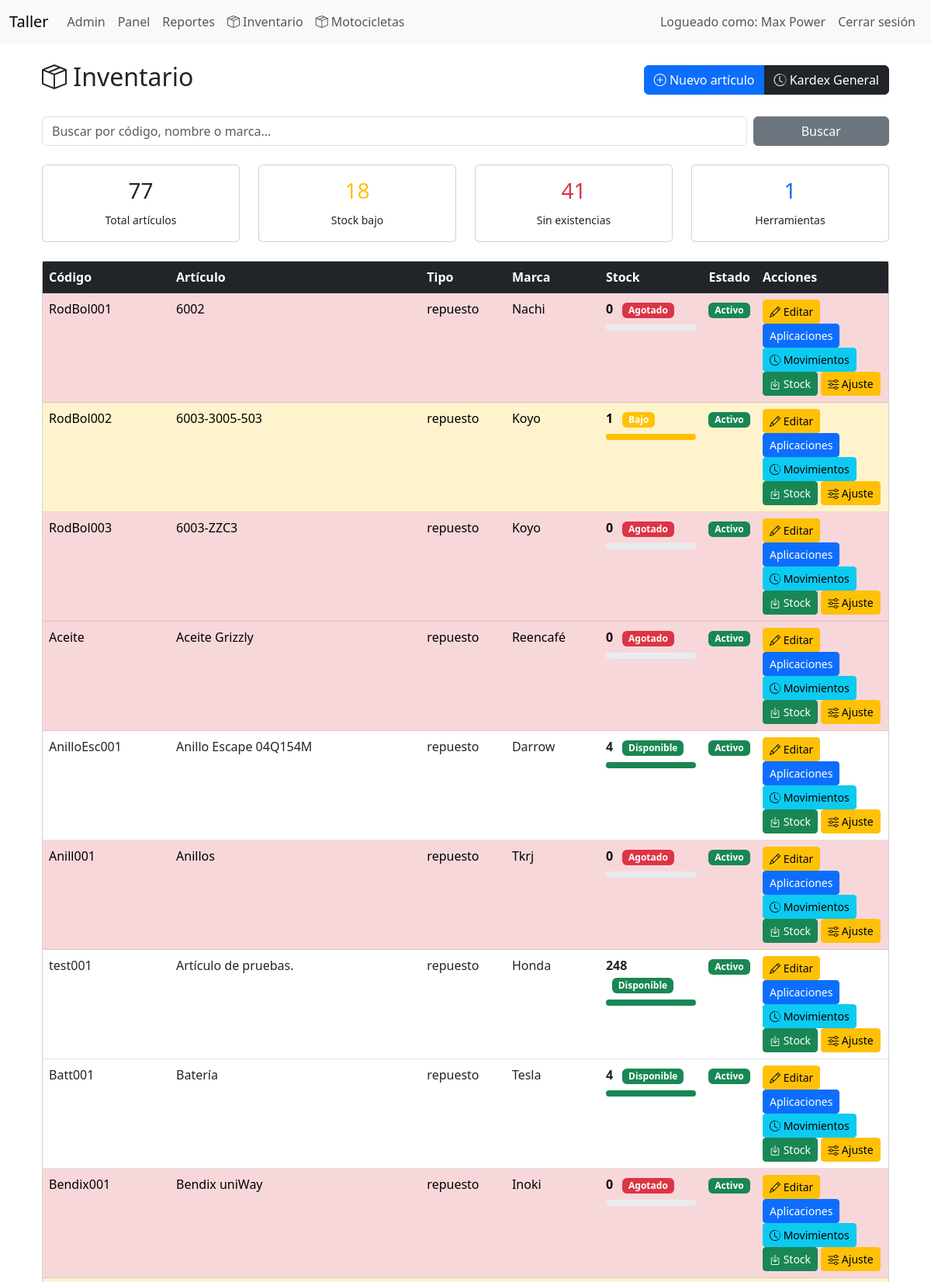
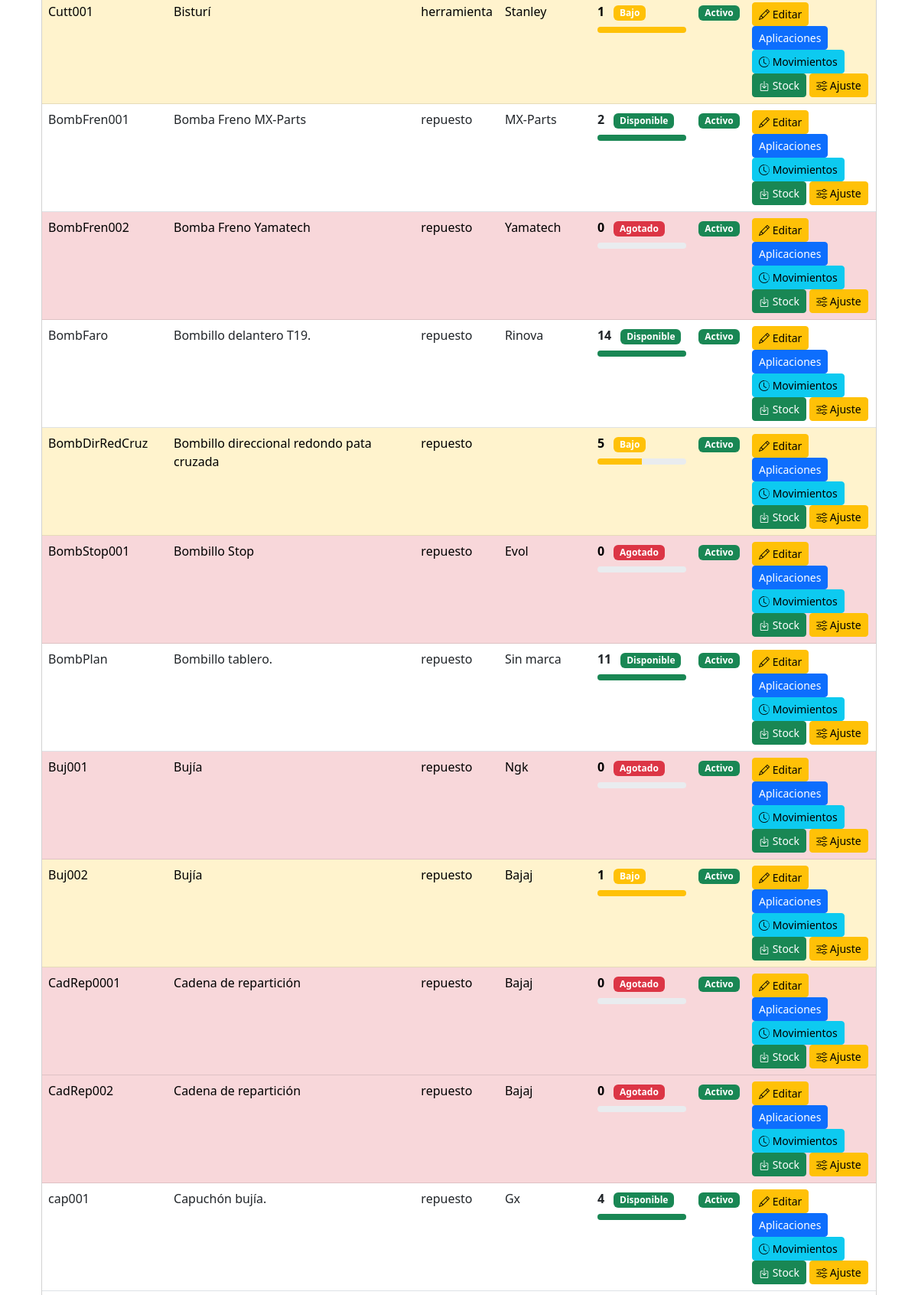
Page /index.php?controller=inventory&action=index (signed in, upper part) on the committed database (2 pictures, top to bottom).
### tables this page shows
CREATE TABLE `partes` (
  `id` int(11) NOT NULL,
  `codigo` varchar(60) NOT NULL,
  `categoria_id` int(11) DEFAULT NULL,
  `tipo` enum('repuesto','insumo','herramienta') NOT NULL DEFAULT 'repuesto',
  `nombre` varchar(150) NOT NULL,
  `marca` varchar(100) DEFAULT NULL,
  `fabricante_repuesto_id` int(11) DEFAULT NULL,
  `numero_parte` varchar(100) DEFAULT NULL,
  `created_by` int(11) DEFAULT NULL,
  `unidad` enum('Unidad','Juego','Par','Litro','Mililitro','Kilogramo','Gramo','Metro','Centimetro') NOT NULL DEFAULT 'Unidad',
  `stock_actual` decimal(12,2) NOT NULL DEFAULT 0.00,
  `stock_reservado` decimal(12,2) NOT NULL DEFAULT 0.00,
  `stock_minimo` decimal(12,2) NOT NULL DEFAULT 0.00,
  `costo` decimal(10,2) NOT NULL DEFAULT 0.00,
  `precio_venta` decimal(10,2) NOT NULL DEFAULT 0.00,
  `ubicacion` varchar(120) DEFAULT NULL,
  `codigo_barras` varchar(100) DEFAULT NULL,
  `imagen` varchar(255) DEFAULT NULL,
  `activo` tinyint(1) NOT NULL DEFAULT 1,
  `created_at` datetime NOT NULL DEFAULT current_timestamp(),
  `updated_at` datetime NOT NULL DEFAULT current_timestamp() ON UPDATE current_timestamp()
);

### app/controllers/BaseController.php (called while the page is built, shortened)
<?php
abstract class BaseController
{
    protected function render(string $view, array $data = []): void
    {
        extract($data);
        require __DIR__ . '/../views/layouts/header.php';
        require __DIR__ . '/../views/' . $view . '.php';
        require __DIR__ . '/../views/layouts/footer.php';
    }
}

### app/controllers/InventoryController.php (called while the page is built, shortened)
<?php
class InventoryController extends BaseController
{
    private Part $partModel;
    public function __construct(PDO $pdo)
    {
        $this->partModel = new Part($pdo);
    }
    public function index(): void
    {
        $search = trim($_GET['q'] ?? '');
        $stats = $this->partModel->getStatistics();
        if ($search !== '') {
            $parts = $this->partModel->search($search);
        } else {
            $parts = $this->partModel->all();
        }
        $this->render(
            'inventory/index',
            [
                'parts'  => $parts,
                'search' => $search,
                'stats'  => $stats,
                'title'  => 'Inventario'
            ]
        );
    }
}

### app/models/BaseModel.php (called while the page is built, shortened)
<?php
class BaseModel
{
    public function __construct(PDO $pdo)
    {
        $this->db = $pdo;
    }
}

### app/models/Part.php (called while the page is built, shortened)
<?php
class Part extends BaseModel
{
    public function all(): array
    {
        $sql = "
            SELECT
                p.*,
                c.nombre AS categoria
            FROM partes p
            LEFT JOIN categorias_partes c
                ON c.id = p.categoria_id
            ORDER BY p.activo DESC,
         p.nombre ASC
        ";
        return $this->db->query($sql)->fetchAll(PDO::FETCH_ASSOC);
    }
    public function getStatistics(): array
    {
        $stmt = $this->db->query("
        SELECT
            COUNT(*) AS total,
            SUM(
                CASE
                    WHEN stock_actual <= stock_minimo
                    AND stock_actual > 0
                    THEN 1
                    ELSE 0
                END
            ) AS stock_bajo,
            SUM(
                CASE
                    WHEN stock_actual <= 0
                    THEN 1
                    ELSE 0
                END
            ) AS agotados,
            SUM(
                CASE
                    WHEN tipo = 'herramienta'
                    THEN 1
                    ELSE 0
                END
            ) AS herramientas,
            COALESCE(SUM(stock_actual * costo),0) AS valor_compra,
            COALESCE(SUM(stock_actual * precio_venta),0) AS valor_venta,
            COALESCE(SUM(stock_actual),0) AS unidades
        FROM partes
        WHERE activo = 1
    ");
        return $stmt->fetch(PDO::FETCH_ASSOC);
    }
}

### app/views/inventory/index.php (the view, shortened to what this page needs)
<link href="https://cdn.jsdelivr.net/npm/bootstrap@5.3.0-alpha1/dist/css/bootstrap.min.css" rel="stylesheet">
<div class="container mt-4">
    <div class="d-flex justify-content-between align-items-center mb-4">
        <h2>
            <i class="bi bi-box-seam"></i>
            Inventario
        </h2>
<div class="btn-group">
    <a href="index.php?controller=inventory&action=create"
    class="btn btn-primary">
    <i class="bi bi-plus-circle"></i>
    Nuevo artículo
</a>
<a
    href="index.php?controller=inventory&action=kardex"
    class="btn btn-dark">
    <i class="bi bi-clock-history"></i>
    Kardex General
</a>
</div>
    </div>
    <form method="GET" class="row g-2 mb-4">
        <div class="col-md-10">
            <input
                type="text"
                class="form-control"
                name="q"
                placeholder="Buscar por código, nombre o marca..."
                value="<?= htmlspecialchars($_GET['q'] ?? '') ?>">
        </div>
        <div class="col-md-2 d-grid">
            <button class="btn btn-secondary">
                Buscar
            </button>
        </div>
    </form>
    <div class="row mb-4">
        <div class="col-md-3">
            <div class="card text-center">
                <div class="card-body">
                    <h3><?= $stats['total'] ?></h3>
                    <small>Total artículos</small>
                </div>
            </div>
        </div>
        <div class="col-md-3">
            <div class="card text-center">
                <div class="card-body">
                    <h3 class="text-warning">
                        <?= $stats['stock_bajo'] ?>
                    </h3>
                    <small>Stock bajo</small>
                </div>
            </div>
        </div>
        <div class="col-md-3">
            <div class="card text-center">
                <div class="card-body">
                    <h3 class="text-danger">
                        <?= $stats['agotados'] ?>
                    </h3>
                    <small>Sin existencias</small>
                </div>
            </div>
        </div>
        <div class="col-md-3">
            <div class="card text-center">
                <div class="card-body">
                    <h3 class="text-primary">
                        <?= $stats['herramientas'] ?>
                    </h3>
                    <small>Herramientas</small>
                </div>
            </div>
        </div>
    </div>
    <div class="card">
        <div class="card-body p-0">
            <table class="table table-hover mb-0">
                <thead class="table-dark">
                    <tr>
                        <th>Código</th>
                        <th>Artículo</th>
                        <th>Tipo</th>
                        <th>Marca</th>
                        <th>Stock</th>
                        <th>Estado</th>
                        <th width="170">Acciones</th>
                    </tr>
                </thead>
                <tbody>
                    <?php if (empty($parts)): ?>
                        <tr>
                            <td colspan="7" class="text-center p-4 text-muted">
                                No hay artículos registrados.
                            </td>
                        </tr>
                    <?php else: ?>
                        <?php foreach ($parts as $part): ?>
                            <?php
                            $rowClass = '';
                            if ($part['stock_actual'] <= 0) {
                                $rowClass = 'table-danger';
                            } elseif ($part['stock_actual'] <= $part['stock_minimo']) {
                                $rowClass = 'table-warning';
                            }
                            ?>
                            <tr class="<?= $rowClass ?>">
                                <td><?= htmlspecialchars($part['codigo']) ?></td>
                                <td><?= htmlspecialchars($part['nombre']) ?></td>
                                <td><?= htmlspecialchars($part['tipo']) ?></td>
                                <td><?= htmlspecialchars($part['marca']) ?></td>
                                <td>
                                    <?php
                                    $stock = (float)$part['stock_actual'];
                                    $minimo = max(1, (float)$part['stock_minimo']);
                                    if ($stock <= 0) {
                                        $color = 'danger';
                                        $texto = 'Agotado';
                                        $porcentaje = 0;
                                    } elseif ($stock <= $part['stock_minimo']) {
                                        $color = 'warning';
                                        $texto = 'Bajo';
                                        $porcentaje = min(100, ($stock / $minimo) * 100);
                                    } else {
                                        $color = 'success';
                                        $texto = 'Disponible';
                                        $porcentaje = 100;
                                    }
                                    ?>
                                    <strong>
                                        <?= $stock ?>
                                    </strong>
                                    <span class="badge bg-<?= $color ?> ms-2">
                                        <?= $texto ?>
                                    </span>
                                    <div class="progress mt-2" style="height:8px;">
                                        <div
                                            class="progress-bar bg-<?= $color ?>"
                                            role="progressbar"
                                            style="width: <?= $porcentaje ?>%">
                                        </div>
                                    </div>
                                </td>
                                <td>
                                    <?php if ($part['activo']): ?>
                                        <span class="badge bg-success">
                                            Activo
                                        </span>
                                    <?php else: ?>
                                        <span class="badge bg-danger">
                                            Inactivo
                                        </span>
                                    <?php endif; ?>
                                </td>
                                <td>
                                    <a
                                        href="index.php?controller=inventory&action=edit&id=<?= $part['id'] ?>"
                                        class="btn btn-sm btn-warning">
                                        <i class="bi bi-pencil"></i>
                                        Editar
                                    </a>
                                    <a
                                        href="index.php?controller=inventory&action=applications&id=<?= $part['id'] ?>"
                                        class="btn btn-sm btn-primary">
                                        Aplicaciones
</a>
                                    <a
                                        href="index.php?controller=inventory&action=movements&id=<?= $part['id'] ?>"
                                        class="btn btn-sm btn-info">
                                        <i class="bi bi-clock-history"></i>
                                        Movimientos
                                    </a>
                                    <a
                                        href="index.php?controller=inventory&action=addStock&id=<?= $part['id'] ?>"
                                        class="btn btn-success btn-sm">
                                        <i class="bi bi-box-arrow-in-down"></i>
                                        Stock
                                    </a>
                                    <a
                                        href="index.php?controller=inventory&action=adjustStock&id=<?= $part['id'] ?>"
                                        class="btn btn-warning btn-sm">
                                        <i class="bi bi-sliders"></i>
                                        Ajuste
                                    </a>
                                </td>
                            </tr>
                        <?php endforeach; ?>
                    <?php endif; ?>
                </tbody>
            </table>
        </div>
    </div>
</div>

### public/css/style.css (style rules this page uses)
body { padding-bottom: 40px; }

### rows in the picture
partes: codigo "RodBol001", nombre "6002", tipo "repuesto", marca "Nachi", stock_actual "0", stock_actual "Agotado", activo "Activo"
partes: codigo "RodBol002", nombre "6003-3005-503", tipo "repuesto", marca "Koyo", stock_actual "1", texto "Bajo", activo "Activo"
partes: codigo "RodBol003", nombre "6003-ZZC3", tipo "repuesto", marca "Koyo", stock_actual "0", stock_actual "Agotado", activo "Activo"
partes: codigo "Aceite", nombre "Aceite Grizzly", tipo "repuesto", marca "Reencafé", stock_actual "0", stock_actual "Agotado", activo "Activo"
partes: codigo "AnilloEsc001", nombre "Anillo Escape 04Q154M", tipo "repuesto", marca "Darrow", stock_actual "4", texto "Disponible", activo "Activo"
partes: codigo "Anill001", nombre "Anillos", tipo "repuesto", marca "Tkrj", stock_actual "0", stock_actual "Agotado", activo "Activo"
partes: codigo "test001", nombre "Artículo de pruebas.", tipo "repuesto", marca "Honda", stock_actual "248", texto "Disponible", activo "Activo"
partes: codigo "Batt001", nombre "Batería", tipo "repuesto", marca "Tesla", stock_actual "4", texto "Disponible", activo "Activo"
partes: codigo "Bendix001", nombre "Bendix uniWay", tipo "repuesto", marca "Inoki", stock_actual "0", stock_actual "Agotado", activo "Activo"
partes: codigo "Cutt001", nombre "Bisturí", tipo "herramienta", marca "Stanley", stock_actual "1", texto "Bajo", activo "Activo"
partes: codigo "BombFren001", nombre "Bomba Freno MX-Parts", tipo "repuesto", marca "MX-Parts", stock_actual "2", texto "Disponible", activo "Activo"
partes: codigo "BombFren002", nombre "Bomba Freno Yamatech", tipo "repuesto", marca "Yamatech", stock_actual "0", stock_actual "Agotado", activo "Activo"
partes: codigo "BombFaro", nombre "Bombillo delantero T19.", tipo "repuesto", marca "Rinova", stock_actual "14", texto "Disponible", activo "Activo"
partes: codigo "BombDirRedCruz", nombre "Bombillo direccional redondo pata cruzada", tipo "repuesto", stock_actual "5", texto "Bajo", activo "Activo"
partes: codigo "BombStop001", nombre "Bombillo Stop", tipo "repuesto", marca "Evol", stock_actual "0", stock_actual "Agotado", activo "Activo"
partes: codigo "BombPlan", nombre "Bombillo tablero.", tipo "repuesto", marca "Sin marca", stock_actual "11", texto "Disponible", activo "Activo"
partes: codigo "Buj001", nombre "Bujía", tipo "repuesto", marca "Ngk", stock_actual "0", stock_actual "Agotado", activo "Activo"
partes: codigo "Buj002", nombre "Bujía", tipo "repuesto", marca "Bajaj", stock_actual "1", texto "Bajo", activo "Activo"
partes: codigo "CadRep0001", nombre "Cadena de repartición", tipo "repuesto", marca "Bajaj", stock_actual "0", stock_actual "Agotado", activo "Activo"
partes: codigo "CadRep002", nombre "Cadena de repartición", tipo "repuesto", marca "Bajaj", stock_actual "0", stock_actual "Agotado", activo "Activo"
partes: codigo "cap001", nombre "Capuchón bujía.", tipo "repuesto", marca "Gx", stock_actual "4", texto "Disponible", activo "Activo"

### other values in the picture
$_SESSION['user_name'] "Max Power"
$stats['total'] "77"
$stats['stock_bajo'] "18"
$stats['agotados'] "41"
$stats['herramientas'] "1"
